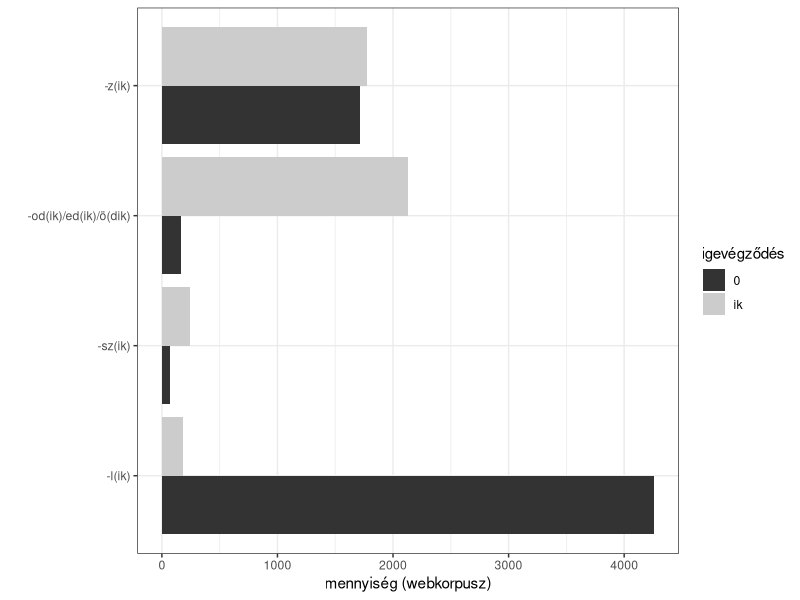
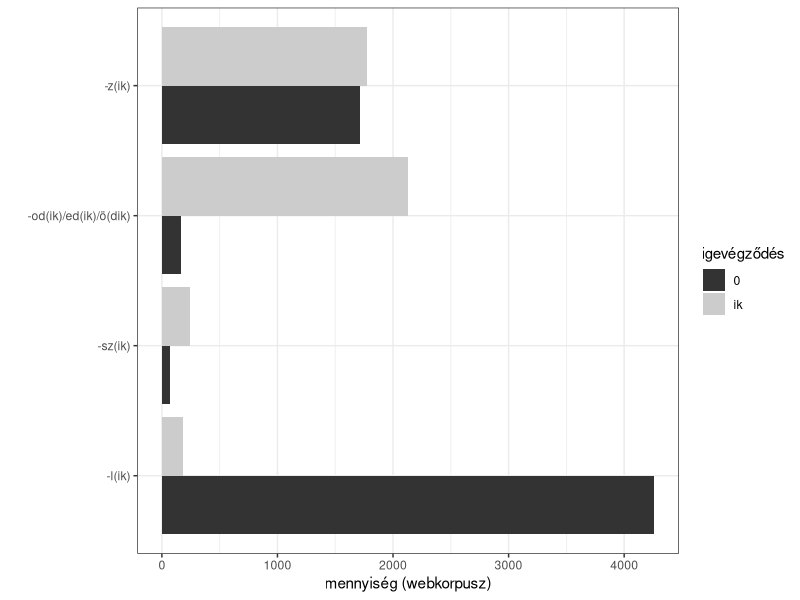

Recreate these plots in R, in order.
# -- head -- #

setwd('~/Github/PokkRacz2027vonaglik/')

library(tidyverse)
library(patchwork)

# -- read -- #

d = read_tsv('dat/sample_counts.tsv')
all = read_tsv('dat/verbs.tsv')

# -- counts -- #

p1 = all |> 
  mutate(class = fct_relevel(class, 'l', 'sz', 'd', 'z')) |> 
  filter(!is.na(class)) |> 
  ggplot(aes(class, fill = ik)) +
  geom_bar(position = position_dodge()) +
  coord_flip() +
  scale_x_discrete(labels = c(
    l  = '-l(ik)',
    sz = '-sz(ik)',
    d  = '-od(ik)/ed(ik)/ö(dik)',
    z  = '-z(ik)'
  )) +
  scale_fill_grey(name = 'igevégződés', labels = c(`TRUE` = 'ik', `FALSE` = '0')) +
  theme_bw() +
  xlab('') +
  ylab('mennyiség (webkorpusz)')

ggsave('viz/counts.png', width = 6, height = 4, dpi = 900)
ggsave('viz/counts.pdf', width = 6, height = 4)

# -- moar conts -- #

# in all, the number of verbs that end in bare -ol/-el/-öl

all |> 
  filter(class == 'l', !ik) |>  # 4251
  filter(str_detect(lemma, '[oeöá]l$')) # 3324
3324/4251

all |> 
  filter(class == 'd',!ik) |> # 153
  filter(str_detect(lemma, 'k.d$')) # 32

32/153

all |> 
  filter(class == 'd',!ik) |> # 153
  filter(str_detect(lemma, 'ed$')) # 120

120/153

all |> 
  filter(class == 'd',ik) |> # 2116
  mutate(end = str_extract(lemma, '.dik$')) |> 
  count(end) |> 
  mutate(percent = n / 2116)
